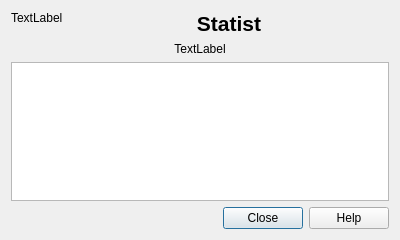
<?xml version="1.0" encoding="UTF-8"?>
<ui version="4.0">
 <class>Dialog</class>
 <widget class="QDialog" name="Dialog">
  <property name="geometry">
   <rect>
    <x>0</x>
    <y>0</y>
    <width>400</width>
    <height>240</height>
   </rect>
  </property>
  <property name="windowTitle">
   <string>About Statist</string>
  </property>
  <layout class="QGridLayout" name="gridLayout" columnstretch="0,5">
   <item row="0" column="0">
    <widget class="QLabel" name="lblLogo">
     <property name="text">
      <string>TextLabel</string>
     </property>
     <property name="alignment">
      <set>Qt::AlignLeading|Qt::AlignLeft|Qt::AlignTop</set>
     </property>
    </widget>
   </item>
   <item row="0" column="1">
    <widget class="QLabel" name="label">
     <property name="text">
      <string>&lt;!DOCTYPE HTML PUBLIC &quot;-//W3C//DTD HTML 4.0//EN&quot; &quot;http://www.w3.org/TR/REC-html40/strict.dtd&quot;&gt;
&lt;html&gt;&lt;head&gt;&lt;meta name=&quot;qrichtext&quot; content=&quot;1&quot; /&gt;&lt;style type=&quot;text/css&quot;&gt;
p, li { white-space: pre-wrap; }
&lt;/style&gt;&lt;/head&gt;&lt;body style=&quot; font-family:'Droid Sans'; font-size:10pt; font-weight:400; font-style:normal;&quot;&gt;
&lt;p align=&quot;center&quot; style=&quot; margin-top:0px; margin-bottom:0px; margin-left:0px; margin-right:0px; -qt-block-indent:0; text-indent:0px;&quot;&gt;&lt;span style=&quot; font-size:16pt; font-weight:600;&quot;&gt;Statist&lt;/span&gt;&lt;/p&gt;&lt;/body&gt;&lt;/html&gt;</string>
     </property>
     <property name="alignment">
      <set>Qt::AlignCenter</set>
     </property>
    </widget>
   </item>
   <item row="1" column="0" colspan="2">
    <widget class="QLabel" name="lblVersion">
     <property name="text">
      <string>TextLabel</string>
     </property>
     <property name="alignment">
      <set>Qt::AlignCenter</set>
     </property>
    </widget>
   </item>
   <item row="3" column="0" colspan="2">
    <widget class="QDialogButtonBox" name="buttonBox">
     <property name="orientation">
      <enum>Qt::Horizontal</enum>
     </property>
     <property name="standardButtons">
      <set>QDialogButtonBox::Close|QDialogButtonBox::Help</set>
     </property>
    </widget>
   </item>
   <item row="2" column="0" colspan="2">
    <widget class="QTextBrowser" name="textBrowser">
     <property name="readOnly">
      <bool>true</bool>
     </property>
     <property name="html">
      <string>&lt;!DOCTYPE HTML PUBLIC &quot;-//W3C//DTD HTML 4.0//EN&quot; &quot;http://www.w3.org/TR/REC-html40/strict.dtd&quot;&gt;
&lt;html&gt;&lt;head&gt;&lt;meta name=&quot;qrichtext&quot; content=&quot;1&quot; /&gt;&lt;style type=&quot;text/css&quot;&gt;
p, li { white-space: pre-wrap; }
&lt;/style&gt;&lt;/head&gt;&lt;body style=&quot; font-family:'Droid Sans'; font-size:9pt; font-weight:400; font-style:normal;&quot;&gt;
&lt;p style=&quot;-qt-paragraph-type:empty; margin-top:0px; margin-bottom:0px; margin-left:0px; margin-right:0px; -qt-block-indent:0; text-indent:0px; font-family:'Sans Serif';&quot;&gt;&lt;br /&gt;&lt;/p&gt;&lt;/body&gt;&lt;/html&gt;</string>
     </property>
     <property name="textInteractionFlags">
      <set>Qt::LinksAccessibleByMouse|Qt::TextSelectableByMouse</set>
     </property>
    </widget>
   </item>
  </layout>
 </widget>
 <resources/>
 <connections>
  <connection>
   <sender>buttonBox</sender>
   <signal>accepted()</signal>
   <receiver>Dialog</receiver>
   <slot>accept()</slot>
   <hints>
    <hint type="sourcelabel">
     <x>248</x>
     <y>254</y>
    </hint>
    <hint type="destinationlabel">
     <x>157</x>
     <y>274</y>
    </hint>
   </hints>
  </connection>
  <connection>
   <sender>buttonBox</sender>
   <signal>rejected()</signal>
   <receiver>Dialog</receiver>
   <slot>reject()</slot>
   <hints>
    <hint type="sourcelabel">
     <x>316</x>
     <y>260</y>
    </hint>
    <hint type="destinationlabel">
     <x>286</x>
     <y>274</y>
    </hint>
   </hints>
  </connection>
 </connections>
</ui>
